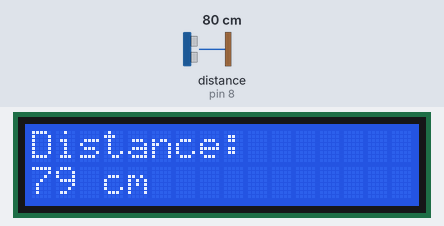
A sketch run on a simulated Arduino Uno, built with avr-gcc and run on an emulated ATmega328P. Shown: 16×2 character LCD. Wiring (inferred from the names in the program): ultrasonic range finder: trigger pin 9; echo pin 8. The inputs (shaded band) are chosen by the test bench; at power-on: distance to the obstacle (sensor on pin 8) 80 cm. The echo pulse lasts 58.3 µs per cm.

Above: at 3.2 s.
3.3 s: distance to the obstacle (sensor on pin 8) set to 4 cm
At 3.9 s:
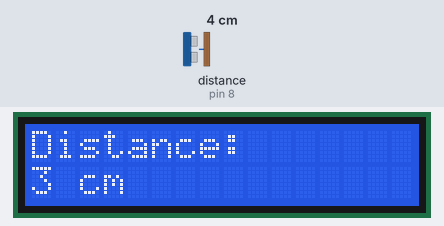
5.0 s: distance to the obstacle (sensor on pin 8) set to 2 cm
At 5.7 s:
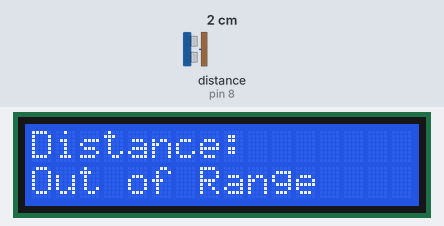
8.0 s: distance to the obstacle (sensor on pin 8) set to 9 cm
At 8.5 s:
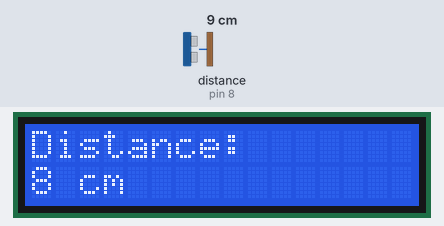
Timing chart, 0 to 11.0 s (numbered marks = the images above; inputs shaded):
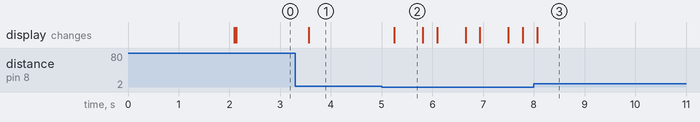

The sketch:

arduino-ultrasonic-meter.ino
```cpp
#include <Wire.h>
#include <LiquidCrystal_I2C.h>

// Set the I2C address (usually 0x27 or 0x3F) and dimensions (16 columns, 2 rows)
LiquidCrystal_I2C lcd(0x27, 16, 2);

// Define Ultrasonic Sensor pins
const int trigPin = 9;
const int echoPin = 8;

// Variables for calculation
long duration;
int distance;

void setup() {
  // Pin modes
  pinMode(trigPin, OUTPUT);
  pinMode(echoPin, INPUT);

  // Initialize LCD
  lcd.init();
  lcd.backlight();

  // Welcome message
  lcd.setCursor(0, 0);
  lcd.print("Distance Meter");
  lcd.setCursor(0, 1);
  lcd.print("Initializing...");
  delay(2000);
  lcd.clear();
}

void loop() {
  // Clear the trigPin
  digitalWrite(trigPin, LOW);
  delayMicroseconds(2);

  // Send a 10-microsecond pulse to Trig
  digitalWrite(trigPin, HIGH);
  delayMicroseconds(10);
  digitalWrite(trigPin, LOW);

  // Read the Echo pin (pulse duration in microseconds)
  duration = pulseIn(echoPin, HIGH);

  // Calculate distance in centimeters (Speed of sound = 0.0343 cm/us)
  distance = duration * 0.0343 / 2;

  // Display reading on LCD
  lcd.setCursor(0, 0);
  lcd.print("Distance:       "); // Trailing spaces clear old characters

  lcd.setCursor(0, 1);
  if (distance > 400 || distance < 2) {
    lcd.print("Out of Range   ");
  } else {
    lcd.print(distance);
    lcd.print(" cm            ");
  }

  delay(250); // Refresh rate
}
```

Measured:
- the behaviour switches between 3 and 2 cm on distance to the obstacle (sensor on pin 8) (found by bisection; images 1 and 2)
- after the input at 3.3 s, the display: changes after 0.26 s (image 1)
- after the input at 5.0 s, the display: changes after 0.25 s (image 2)
- after the input at 8.0 s, the display: changes after 0.06 s (image 3)
- what the display in image 2 shows lasts 0.5 s, from 5.3 s to 5.8 s
